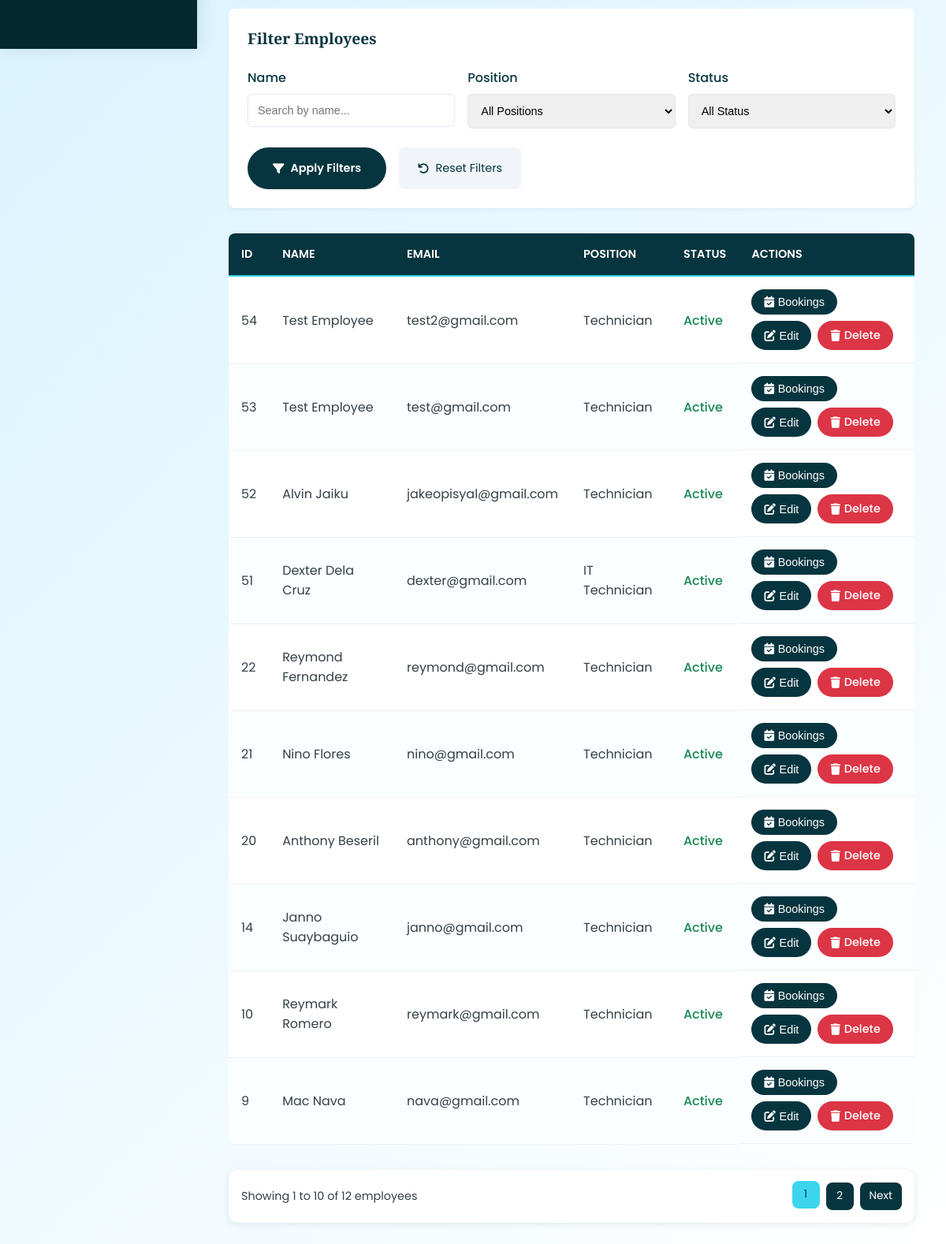
The app's page /admin/admin_employees.php (signed in, lower part), older data.
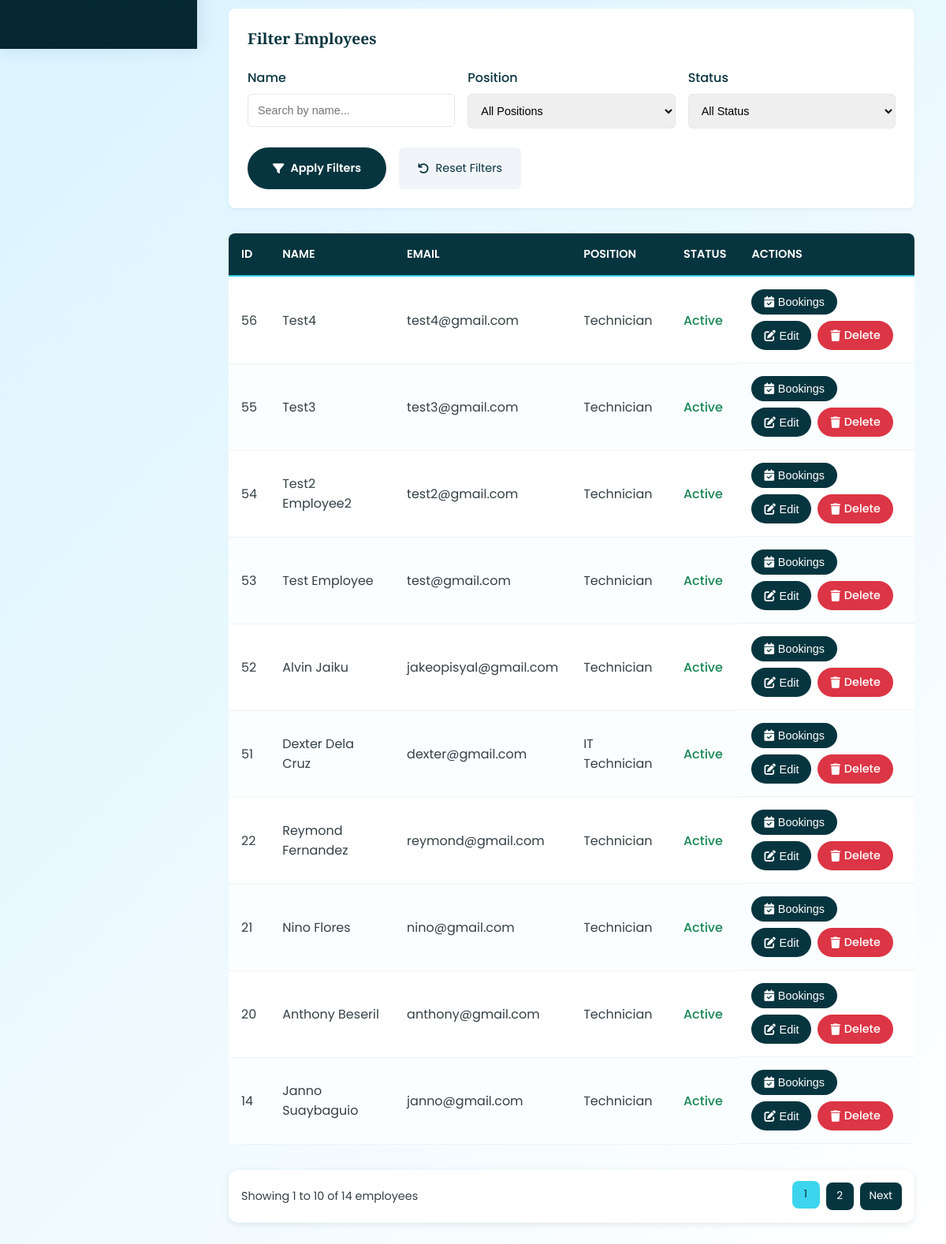
The same page, newer data.
### tables this page shows
CREATE TABLE `employees` (
  `id` int NOT NULL AUTO_INCREMENT,
  `name` varchar(100) NOT NULL,
  `position` varchar(100) NOT NULL,
  `email` varchar(100) NOT NULL,
  `hire_date` date DEFAULT NULL,
  `status` enum('Active','Inactive') DEFAULT 'Active',
  `password` varchar(255) NOT NULL,
  `phone` varchar(20) DEFAULT NULL,
  PRIMARY KEY (`id`)
);

### admin/admin_employees.php (the view, shortened to what the changed rows need)
<?php
require_once '../config/database.php';
try {
    $conn = Database::getConnection();
} catch (Exception $e) {
    die("Database connection failed: " . $e->getMessage());
}
$filter_name = isset($_GET['filter_name']) ? mysqli_real_escape_string($conn, $_GET['filter_name']) : '';
$filter_position = isset($_GET['filter_position']) ? mysqli_real_escape_string($conn, $_GET['filter_position']) : '';
$filter_status = isset($_GET['filter_status']) ? mysqli_real_escape_string($conn, $_GET['filter_status']) : '';
$records_per_page = 10;
$page = isset($_GET['page']) ? (int)$_GET['page'] : 1;
$page = max(1, $page);
$offset = ($page - 1) * $records_per_page;
$count_sql = "SELECT COUNT(*) as total FROM employees WHERE 1=1";
$count_result = $conn->query($count_sql);
$total_records = $count_result->fetch_assoc()['total'];
$total_pages = ceil($total_records / $records_per_page);
$sql_employees = "SELECT * FROM employees WHERE 1=1";
$sql_employees .= " ORDER BY id DESC LIMIT $records_per_page OFFSET $offset";
$result_employees = $conn->query($sql_employees);
$employees = [];
while ($row = $result_employees->fetch_assoc()) {
    $employees[] = $row;
}
?>
<!DOCTYPE html>
<html lang="en">
<head>
    <link href="https://cdnjs.cloudflare.com/ajax/libs/font-awesome/6.5.0/css/all.min.css" rel="stylesheet">
</head>
<body>
    <div class="main">
        <div class="form-container filter-container">
            <h2>Filter Employees</h2>
        </div>
        <table>
            <thead>
                <tr>
                    <th>ID</th>
                    <th>Name</th>
                    <th>Email</th>
                    <th>Position</th>
                    <th>Status</th>
                    <th>Actions</th>
                </tr>
            </thead>
            <tbody>
                <?php if (count($employees) > 0): ?>
                    <?php foreach ($employees as $employee): ?>
                        <tr>
                            <td data-label="ID"><?= htmlspecialchars($employee['id'] ?? '') ?></td>
                            <td data-label="Name"><?= htmlspecialchars($employee['name'] ?? '') ?></td>
                            <td data-label="Email"><?= htmlspecialchars($employee['email'] ?? '') ?></td>
                            <td data-label="Position"><?= htmlspecialchars($employee['position'] ?? '') ?></td>
                            <td data-label="Status" data-status="<?= htmlspecialchars($employee['status'] ?? '') ?>">
                                <span><?= htmlspecialchars($employee['status'] ?? '') ?></span>
                            </td>
                            <td data-label="Actions" class="action-buttons">
                                <button class="action-button view-btn" onclick='openBookingsModal(<?= json_encode($employee) ?>)'>
                                    <i class="fas fa-calendar-check"></i> Bookings
                                </button>
                                <button class="action-button edit-btn" onclick='openEditModal(<?= json_encode($employee) ?>)'>
                                    <i class="fas fa-edit"></i> Edit
                                </button>
                                <a href="admin_employees.php?delete_id=<?= $employee['id'] ?? '' ?>"
                                   class="action-button delete-btn"
                                   onclick="return confirmDelete('admin_employees.php?delete_id=<?= $employee['id'] ?? '' ?>');">
                                    <i class="fas fa-trash"></i> Delete
                                </a>
                            </td>
                        </tr>
                    <?php endforeach; ?>
                <?php else: ?>
                    <tr>
                        <td colspan="6" style="text-align: center;">No employees found.</td>
                    </tr>
                <?php endif; ?>
            </tbody>
        </table>
        <?php if ($total_pages > 1): ?>
            <div class="pagination-container">
                <div class="pagination-info">
                    Showing <?= min($offset + 1, $total_records) ?> to <?= min($offset + $records_per_page, $total_records) ?> of <?= $total_records ?> employees
                </div>
                <div class="pagination-links">
                    <?php for ($i = 1; $i <= $total_pages; $i++): ?>
                        <a href="?page=<?= $i ?>&filter_name=<?= urlencode($filter_name) ?>&filter_position=<?= urlencode($filter_position) ?>&filter_status=<?= urlencode($filter_status) ?>" class="pagination-link <?= $i == $page ? 'active' : '' ?>">
                            <?= $i ?>
                        </a>
                    <?php endfor; ?>
                    <?php if ($page < $total_pages): ?>
                        <a href="?page=<?= $page + 1 ?>&filter_name=<?= urlencode($filter_name) ?>&filter_position=<?= urlencode($filter_position) ?>&filter_status=<?= urlencode($filter_status) ?>" class="pagination-link">Next</a>
                    <?php endif; ?>
                </div>
            </div>
        <?php endif; ?>
    </div>
</body>
</html>

Row changes from the older to the newer data that the page shows:
no longer on this page (row unchanged): employees: id "10", name "Reymark Romero", email "reymark@gmail.com", position "Technician", status "Active"
no longer on this page (row unchanged): employees: id "9", name "Mac Nava", email "nava@gmail.com", position "Technician", status "Active"
added employees: id "56", name "Test4", email "test4@gmail.com", position "Technician", status "Active"
added employees: id "55", name "Test3", email "test3@gmail.com", position "Technician", status "Active"
changed employees "test2@gmail.com": name "Test Employee" → "Test2 Employee2"
Text that changed along with them:
$total_records: "12" → "14"
